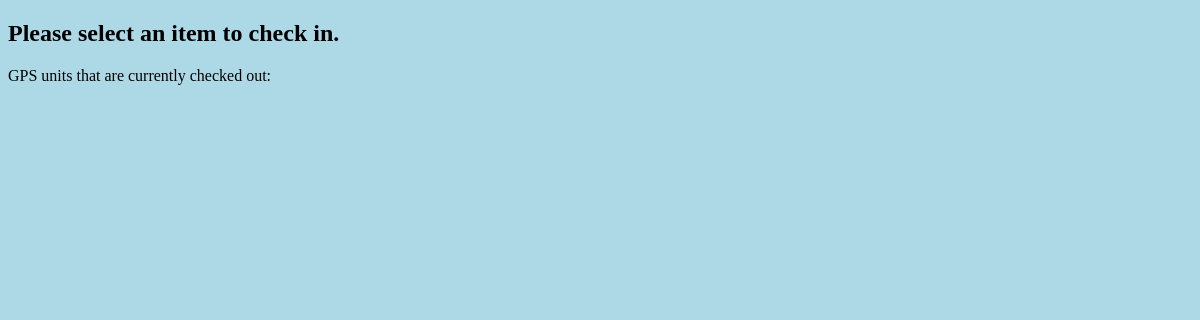
Before: /check_in_item with the older database file.
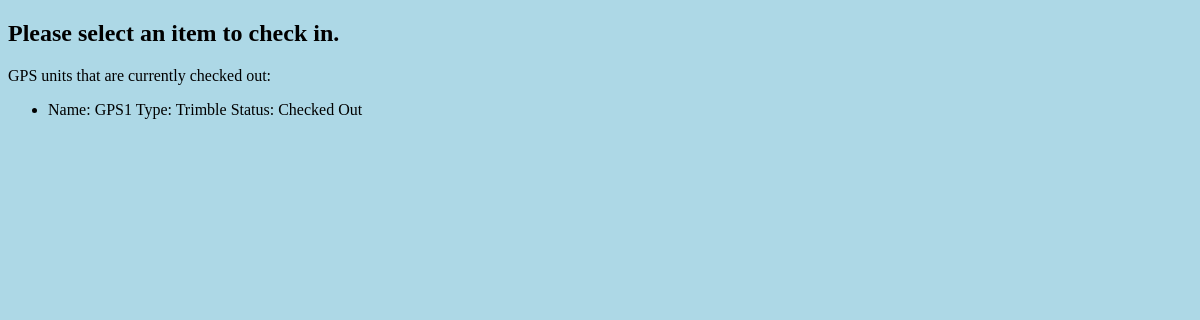
After: the same page with the newer database file.
### Inventory/models.py (models this page shows, shortened)
class GPS(models.Model):
    name = models.CharField(max_length=30)
    unittype = models.CharField(max_length=30)
    status = models.BooleanField(default=False)
    email = models.CharField(max_length=30)
    phone = models.CharField(max_length=12)

### Inventory/views.py (the view)
# urls.py: url(r'^check_in_item$', Check_In_ItemView.as_view(), name='Check In Item'),
class Check_In_ItemView(generic.ListView):
    model = GPS
    template_name = 'inv_templates/check_in_item.html'
    context_object_name = 'checkedout_units'
    queryset = GPS.objects.filter(status=True)

### Inventory/templates/inv_templates/check_in_item.html (shortened to what this page needs)
<!DOCTYPE html>
<html>
<head>
</head>
<body>
<h2>Please select an item to check in.</h2>
<p>GPS units that are currently checked out:</p>
    <ul>
        {% for unit in checkedout_units %}
            <li>Name:  {{ unit.name }}
                Type: {{ unit.unittype }}
                Status: {{ unit.status|yesno:"Checked Out, Checked In" }} </li>
        {% endfor %}
    </ul>
</body>
</html>

Changed rows visible on the page:
added GPS: name "GPS1", unittype "Trimble", status "Checked Out"
